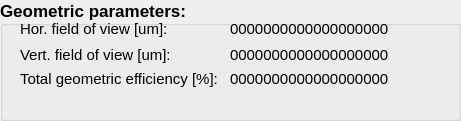
   <widget class="QGroupBox" name="groupBox_4">
    <property name="geometry">
     <rect>
      <x>10</x>
      <y>913</y>
      <width>461</width>
      <height>121</height>
     </rect>
    </property>
    <property name="font">
     <font>
      <family>Arial</family>
      <pointsize>13</pointsize>
      <weight>75</weight>
      <bold>true</bold>
     </font>
    </property>
    <property name="title">
     <string>Geometric parameters:</string>
    </property>
    <widget class="QLabel" name="label_202">
     <property name="geometry">
      <rect>
       <x>230</x>
       <y>70</y>
       <width>215</width>
       <height>20</height>
      </rect>
     </property>
     <property name="font">
      <font>
       <family>Arial</family>
       <pointsize>11</pointsize>
       <weight>50</weight>
       <bold>false</bold>
      </font>
     </property>
     <property name="text">
      <string>0000000000000000000</string>
     </property>
     <property name="alignment">
      <set>Qt::AlignLeading|Qt::AlignLeft|Qt::AlignTop</set>
     </property>
    </widget>
    <widget class="QLabel" name="label_81">
     <property name="geometry">
      <rect>
       <x>20</x>
       <y>20</y>
       <width>205</width>
       <height>22</height>
      </rect>
     </property>
     <property name="font">
      <font>
       <family>Arial</family>
       <pointsize>11</pointsize>
       <weight>50</weight>
       <bold>false</bold>
      </font>
     </property>
     <property name="text">
      <string>Hor. field of view [um]:</string>
     </property>
     <property name="alignment">
      <set>Qt::AlignLeading|Qt::AlignLeft|Qt::AlignTop</set>
     </property>
    </widget>
    <widget class="QLabel" name="label_71">
     <property name="geometry">
      <rect>
       <x>20</x>
       <y>70</y>
       <width>205</width>
       <height>22</height>
      </rect>
     </property>
     <property name="font">
      <font>
       <family>Arial</family>
       <pointsize>11</pointsize>
       <weight>50</weight>
       <bold>false</bold>
      </font>
     </property>
     <property name="text">
      <string>Total geometric efficiency [%]:</string>
     </property>
     <property name="alignment">
      <set>Qt::AlignLeading|Qt::AlignLeft|Qt::AlignTop</set>
     </property>
    </widget>
    <widget class="QLabel" name="label_206">
     <property name="geometry">
      <rect>
       <x>230</x>
       <y>20</y>
       <width>215</width>
       <height>20</height>
      </rect>
     </property>
     <property name="font">
      <font>
       <family>Arial</family>
       <pointsize>11</pointsize>
       <weight>50</weight>
       <bold>false</bold>
      </font>
     </property>
     <property name="text">
      <string>0000000000000000000</string>
     </property>
     <property name="alignment">
      <set>Qt::AlignLeading|Qt::AlignLeft|Qt::AlignTop</set>
     </property>
    </widget>
    <widget class="QLabel" name="label_82">
     <property name="geometry">
      <rect>
       <x>20</x>
       <y>46</y>
       <width>205</width>
       <height>22</height>
      </rect>
     </property>
     <property name="font">
      <font>
       <family>Arial</family>
       <pointsize>11</pointsize>
       <weight>50</weight>
       <bold>false</bold>
      </font>
     </property>
     <property name="text">
      <string>Vert. field of view [um]:</string>
     </property>
     <property name="alignment">
      <set>Qt::AlignLeading|Qt::AlignLeft|Qt::AlignTop</set>
     </property>
    </widget>
    <widget class="QLabel" name="label_207">
     <property name="geometry">
      <rect>
       <x>230</x>
       <y>46</y>
       <width>215</width>
       <height>20</height>
      </rect>
     </property>
     <property name="font">
      <font>
       <family>Arial</family>
       <pointsize>11</pointsize>
       <weight>50</weight>
       <bold>false</bold>
      </font>
     </property>
     <property name="text">
      <string>0000000000000000000</string>
     </property>
     <property name="alignment">
      <set>Qt::AlignLeading|Qt::AlignLeft|Qt::AlignTop</set>
     </property>
    </widget>
   </widget>
